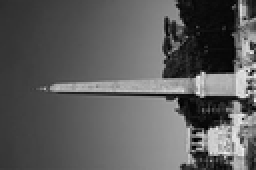
%> input picture HW1/hw1/origin-source/24.png, 128 x 85 px, shrunk from 384 x 256 before the run (shown 2 times larger)
$ octave --eval "main;"   (GNU Octave 9; MATLAB toolbox functions it lacks are replaced by stand-ins)
%> lines starting %> are read from the running program, lines starting %| are printed output that depends on the picture
### HW3/src/dft2d.m
function [output_img]  = dft2d(input_img, flags)
[origin_row,origin_col] = size(input_img);
output_img = zeros(origin_row, origin_col);
F_img = zeros(origin_row, origin_col);
if (flags == 0)
    for x = 0:origin_row-1
        for v = 0:origin_col-1
            sum = 0;
            for y = 0:origin_col-1
                sum = sum + double(input_img(x+1,y+1))*exp(-2*pi*sqrt(-1)*(v*y/origin_col));
            end
            F_img(x+1,v+1) = sum;
        end
    end
    for v = 0:origin_col-1
        for u = 0:origin_row-1
            sum = 0;
            for x = 0:origin_row-1
                sum = sum + double(F_img(x+1,v+1))*exp(-2*pi*sqrt(-1)*(u*x/origin_row));
            end
            output_img(u+1,v+1) = sum;
        end
    end
else if (flags == 1)
        for y = 0:origin_col-1
            for u = 0:origin_row-1
                sum = 0;
                for v = 0:origin_col-1
                    sum = sum + double(input_img(u+1,v+1))*exp(2*pi*sqrt(-1)*(v*y/origin_col));
                end
                F_img(u+1,y+1) = sum;
            end
        end
        for x = 0:origin_row-1
            for y = 0:origin_col-1
                sum = 0;
                for u = 0:origin_row-1
                    sum = sum + double(F_img(u+1,y+1))*exp(2*pi*sqrt(-1)*(u*x/origin_row));
                end
                output_img(x+1,y+1) = sum/(origin_col*origin_row);
            end
        end
        output_img = real(output_img);
    end
end

### HW3/src/fft2d.m
function [output_img] = fft2d(input_img, flags)
[origin_row,origin_col] = size(input_img);
[input_row,input_col] = size(input_img);

times = 0;
while(origin_row > 1)
    times = times+1;
    origin_row = origin_row/2;
end
origin_row = 2^times;
times = 0;
while(origin_col > 1)
    times = times+1;
    origin_col = origin_col/2;
end
origin_col = 2^times;

output_img = zeros(origin_row,origin_col);

for i = 1:input_row
    for j = 1:input_col
        output_img(i,j) = input_img(i,j);
    end
end

if (flags == 0)
    for x = 0:origin_row-1
        output_img(x+1,:) = recur(output_img(x+1,:));
    end
    for v = 0:origin_col-1
        output_img(:,v+1) =  recur(output_img(:,v+1)')';
    end
else if (flags == 1)
        output_img = conj(output_img);
        output_img = fft2d(output_img, 0);
        output_img = conj(output_img)/(origin_row*origin_col);
        output_img = real(output_img);
    end
end

### HW3/src/recur.m
function output = recur(vector)

%output 为fft变换后返回的频域序列
%N 为点数
%vector 为变换前的序列
vector_size = size(vector);
N = vector_size(2);

%变址运算
j1 = 0;
for i = 1 : N
    if i < j1 + 1
        tmp = vector(j1 + 1);
        vector(j1 + 1) = vector(i);
        vector(i) = tmp;
    end
    k = N / 2;
    while (k <= j1)
        j1 = j1 - k;
        k = k / 2;
    end
    j1 = j1 + k;
end

%蝶形运算
dig = 0;
k = N;
while (k > 1)
    dig = dig + 1;
    k = k / 2;
end

% m 为级; dist 为蝶形运两点的距离; n 为蝶形运算组数
n = N / 2;
for m = 1 : dig
    dist = 2 ^ (m - 1);
    idx = 1;
    for i = 1 : n
        idx1 = idx;
        for j1 = 1 : N / (2 * n)
            r = (idx - 1) * 2 ^ (dig - m);
            coef = exp(1j * (-2 * pi * r / N));
            tmp = vector(idx);
            vector(idx) = tmp + vector(idx + dist) * coef;
            vector(idx + dist) = tmp - vector(idx + dist) * coef;
            idx = idx + 1;
        end
        idx = idx1 + 2 * dist;
    end
    n = n / 2;
end

output = vector;

### HW3/src/main.m
function main
input_img = imread('24.png');
%> input_img is the input picture: size 85x128 uint8; min 0, max 246, mean 92
[input_img_row,input_img_col] = size(input_img);
%> input_img_row = 85; input_img_col = 128
dft_img = dft2d(input_img,0);  %to get the F(u,v)
fft_img = fft2d(input_img,0);
%> after the loop in fft2d, `for i = 1:input_row`:
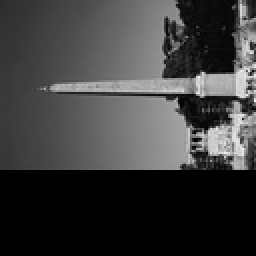
%> output_img: size 128x128 double (shown 2 times larger); min 0, max 246, mean 61.1
[fft_row,fft_col] = size(fft_img);

ifft_img = fft2d(fft_img,1);
ifft_img = uint8(ifft_img);
imwrite(ifft_img,'ifft_img.png', 'png');

fft_img = zeros(fft_row,fft_col);

for x = 0:input_img_row-1
    for y = 0:input_img_col-1
        input_img(x+1,y+1) = input_img(x+1,y+1)*((-1)^(x+y));  %move the low frequency to the center
        fft_img(x+1,y+1) = input_img(x+1,y+1);
    end
end
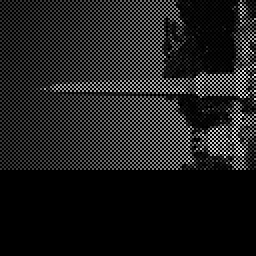
%> fft_img: size 128x128 double (shown 2 times larger); min 0, max 240, mean 30.6
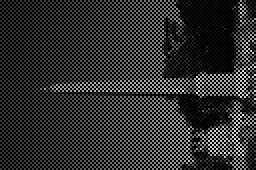
%> input_img: size 85x128 uint8 (shown 2 times larger); min 0, max 240, mean 46
%dft2d
for x = 0:fft_row-1
    for y = 0:fft_col-1
        fft_img(x+1,y+1) = fft_img(x+1,y+1)*((-1)^(x+y));
    end
end

F_img = dft2d(input_img,0);
FF_img = fft2d(fft_img,0);
%get the log of origin matrix and get the lower and upper border
for u = 1:input_img_row
    for v = 1:input_img_col
        F_img(u,v) =  log(abs(F_img(u,v)));
        if (u == 1 && v == 1)
            min = F_img(u,v);
            max = F_img(u,v);
        else
            if (F_img(u,v) < min)
                min = F_img(u,v);
            end
            if (F_img(u,v) > max)
                max = F_img(u,v);
            end
        end
    end
end

%scaling
for u = 1:input_img_row
    for v = 1:input_img_col
        F_img(u,v) = round((F_img(u,v)-min)/(max-min)*255);
    end
end
F_img = uint8(F_img);
imwrite(F_img,'Fourier_spectrum.png','png');  %output the frequency image

for u = 1:fft_row
    for v = 1:fft_col
        FF_img(u,v) =  log(abs(FF_img(u,v)));
        if (u == 1 && v == 1)
            min = FF_img(u,v);
            max = FF_img(u,v);
        else
            if (FF_img(u,v) < min)
                min = FF_img(u,v);
            end
            if (FF_img(u,v) > max)
                max = FF_img(u,v);
            end
        end
    end
end

%scaling
for u = 1:fft_row
    for v = 1:fft_col
        FF_img(u,v) = round((FF_img(u,v)-min)/(max-min)*255);
    end
end
FF_img = uint8(FF_img);
imwrite(FF_img,'fft_Fourier_spectrum.png','png');  %output the frequency image


%idft2d
idft_img = dft2d(dft_img,1); %change the F(u,v) to f(x,y)
idft_img = uint8(idft_img);
imwrite(idft_img, 'idft_img.png', 'png');


for x = 1:input_img_row
    for y = 1:input_img_col
        idft_img(x,y) = abs(idft_img(x,y))*((-1)^(x+y)); %move the center back
    end
end

origin_img = imread('24.png');
filter_7_7 = ones(7,7)/49;
image_ave_7_7 = filter2d_freq(origin_img, filter_7_7);
imwrite(image_ave_7_7,'image_ave_7_7.png','png');

filter_laplace = [1,1,1;1,-8,1;1,1,1];
image_laplace = filter2d_freq(origin_img, filter_laplace);
imwrite(image_laplace,'image_laplace.png','png');
%> (the run ends here)
